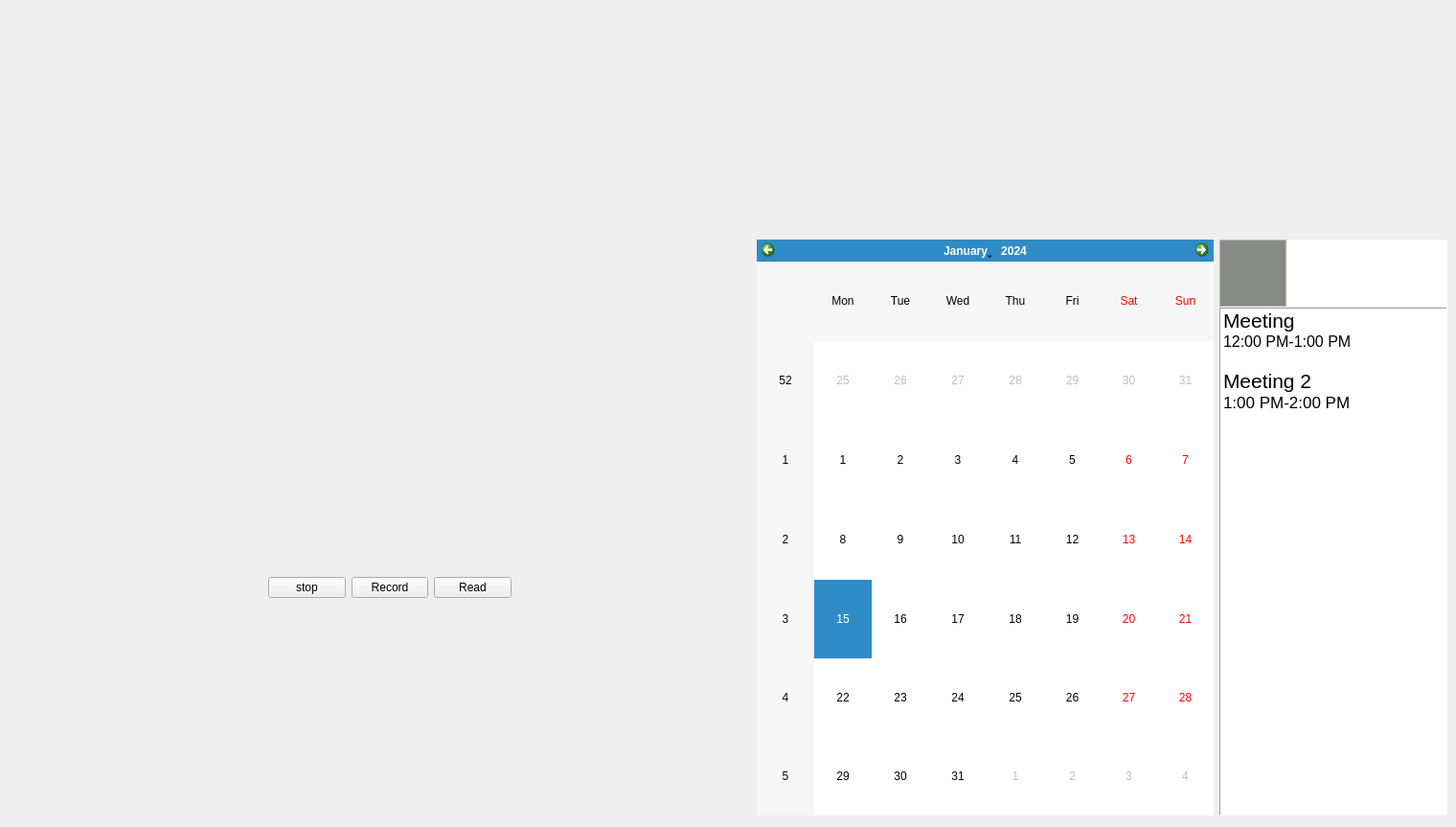
<?xml version="1.0" encoding="UTF-8"?>
<ui version="4.0">
 <class>MainWindow</class>
 <widget class="QMainWindow" name="MainWindow">
  <property name="enabled">
   <bool>true</bool>
  </property>
  <property name="geometry">
   <rect>
    <x>0</x>
    <y>0</y>
    <width>1520</width>
    <height>863</height>
   </rect>
  </property>
  <property name="font">
   <font>
    <weight>50</weight>
    <bold>false</bold>
   </font>
  </property>
  <property name="windowTitle">
   <string>My smart home</string>
  </property>
  <widget class="QWidget" name="centralWidget">
   <widget class="QWidget" name="layoutWidget">
    <property name="geometry">
     <rect>
      <x>790</x>
      <y>250</y>
      <width>721</width>
      <height>601</height>
     </rect>
    </property>
    <layout class="QHBoxLayout" name="horizontalLayout">
     <item>
      <widget class="QCalendarWidget" name="calendarWidget">
       <property name="sizePolicy">
        <sizepolicy hsizetype="Preferred" vsizetype="Preferred">
         <horstretch>2</horstretch>
         <verstretch>0</verstretch>
        </sizepolicy>
       </property>
      </widget>
     </item>
     <item>
      <widget class="QSplitter" name="splitter_3">
       <property name="sizePolicy">
        <sizepolicy hsizetype="Preferred" vsizetype="Expanding">
         <horstretch>1</horstretch>
         <verstretch>0</verstretch>
        </sizepolicy>
       </property>
       <property name="orientation">
        <enum>Qt::Vertical</enum>
       </property>
       <property name="handleWidth">
        <number>1</number>
       </property>
       <widget class="QSplitter" name="splitter_2">
        <property name="enabled">
         <bool>true</bool>
        </property>
        <property name="sizePolicy">
         <sizepolicy hsizetype="Expanding" vsizetype="Preferred">
          <horstretch>0</horstretch>
          <verstretch>1</verstretch>
         </sizepolicy>
        </property>
        <property name="orientation">
         <enum>Qt::Horizontal</enum>
        </property>
        <property name="handleWidth">
         <number>1</number>
        </property>
        <widget class="QTextBrowser" name="CalendarText_d">
         <property name="sizePolicy">
          <sizepolicy hsizetype="Expanding" vsizetype="Expanding">
           <horstretch>1</horstretch>
           <verstretch>1</verstretch>
          </sizepolicy>
         </property>
         <property name="palette">
          <palette>
           <active>
            <colorrole role="Base">
             <brush brushstyle="SolidPattern">
              <color alpha="255">
               <red>136</red>
               <green>138</green>
               <blue>133</blue>
              </color>
             </brush>
            </colorrole>
           </active>
           <inactive>
            <colorrole role="Base">
             <brush brushstyle="SolidPattern">
              <color alpha="255">
               <red>136</red>
               <green>138</green>
               <blue>133</blue>
              </color>
             </brush>
            </colorrole>
           </inactive>
           <disabled>
            <colorrole role="Base">
             <brush brushstyle="SolidPattern">
              <color alpha="255">
               <red>239</red>
               <green>235</green>
               <blue>231</blue>
              </color>
             </brush>
            </colorrole>
           </disabled>
          </palette>
         </property>
         <property name="font">
          <font>
           <pointsize>35</pointsize>
          </font>
         </property>
        </widget>
        <widget class="QTextBrowser" name="CalendarText_dmy">
         <property name="sizePolicy">
          <sizepolicy hsizetype="Expanding" vsizetype="Expanding">
           <horstretch>4</horstretch>
           <verstretch>1</verstretch>
          </sizepolicy>
         </property>
         <property name="font">
          <font>
           <pointsize>20</pointsize>
          </font>
         </property>
         <property name="frameShape">
          <enum>QFrame::NoFrame</enum>
         </property>
        </widget>
       </widget>
       <widget class="QListWidget" name="listWidget">
        <property name="sizePolicy">
         <sizepolicy hsizetype="Expanding" vsizetype="Expanding">
          <horstretch>0</horstretch>
          <verstretch>16</verstretch>
         </sizepolicy>
        </property>
        <property name="frameShape">
         <enum>QFrame::Panel</enum>
        </property>
        <property name="frameShadow">
         <enum>QFrame::Sunken</enum>
        </property>
        <property name="isWrapping" stdset="0">
         <bool>false</bool>
        </property>
        <item>
         <property name="text">
          <string>Meeting</string>
         </property>
         <property name="font">
          <font>
           <pointsize>16</pointsize>
          </font>
         </property>
         <property name="background">
          <brush brushstyle="NoBrush">
           <color alpha="255">
            <red>237</red>
            <green>212</green>
            <blue>0</blue>
           </color>
          </brush>
         </property>
        </item>
        <item>
         <property name="text">
          <string>12:00 PM-1:00 PM
</string>
         </property>
         <property name="font">
          <font>
           <pointsize>12</pointsize>
          </font>
         </property>
         <property name="foreground">
          <brush brushstyle="NoBrush">
           <color alpha="255">
            <red>136</red>
            <green>138</green>
            <blue>133</blue>
           </color>
          </brush>
         </property>
        </item>
        <item>
         <property name="text">
          <string>Meeting 2</string>
         </property>
         <property name="font">
          <font>
           <pointsize>16</pointsize>
          </font>
         </property>
        </item>
        <item>
         <property name="text">
          <string>1:00 PM-2:00 PM
</string>
         </property>
         <property name="font">
          <font>
           <pointsize>13</pointsize>
          </font>
         </property>
         <property name="foreground">
          <brush brushstyle="NoBrush">
           <color alpha="255">
            <red>136</red>
            <green>138</green>
            <blue>133</blue>
           </color>
          </brush>
         </property>
        </item>
       </widget>
      </widget>
     </item>
    </layout>
   </widget>
   <widget class="QWidget" name="layoutWidget">
    <property name="geometry">
     <rect>
      <x>790</x>
      <y>10</y>
      <width>721</width>
      <height>221</height>
     </rect>
    </property>
    <layout class="QHBoxLayout" name="horizontalLayout_3">
     <item>
      <widget class="QLabel" name="photolabel_1">
       <property name="text">
        <string/>
       </property>
      </widget>
     </item>
     <item>
      <widget class="QLabel" name="photolabel_2">
       <property name="text">
        <string/>
       </property>
      </widget>
     </item>
     <item>
      <widget class="QLabel" name="photolabel_3">
       <property name="text">
        <string/>
       </property>
      </widget>
     </item>
     <item>
      <widget class="QLabel" name="photolabel_4">
       <property name="text">
        <string/>
       </property>
      </widget>
     </item>
    </layout>
   </widget>
   <widget class="QWidget" name="layoutWidget">
    <property name="geometry">
     <rect>
      <x>280</x>
      <y>600</y>
      <width>254</width>
      <height>27</height>
     </rect>
    </property>
    <layout class="QHBoxLayout" name="horizontalLayout_2">
     <item>
      <widget class="QPushButton" name="pushButton_stop">
       <property name="text">
        <string>stop</string>
       </property>
      </widget>
     </item>
     <item>
      <widget class="QPushButton" name="pushButton_record">
       <property name="text">
        <string>Record</string>
       </property>
      </widget>
     </item>
     <item>
      <widget class="QPushButton" name="pushButton_read">
       <property name="text">
        <string>Read</string>
       </property>
      </widget>
     </item>
    </layout>
   </widget>
   <widget class="QWidget" name="layoutWidget_2">
    <property name="geometry">
     <rect>
      <x>40</x>
      <y>670</y>
      <width>641</width>
      <height>101</height>
     </rect>
    </property>
    <layout class="QHBoxLayout" name="horizontalLayout_7">
     <item>
      <widget class="QLabel" name="photolabel_temp">
       <property name="text">
        <string/>
       </property>
      </widget>
     </item>
     <item>
      <widget class="QLabel" name="photolabel_humi">
       <property name="text">
        <string/>
       </property>
      </widget>
     </item>
     <item>
      <widget class="QLabel" name="photolabel_pm25">
       <property name="text">
        <string/>
       </property>
      </widget>
     </item>
     <item>
      <widget class="QLabel" name="photolabel_pm10">
       <property name="text">
        <string/>
       </property>
      </widget>
     </item>
    </layout>
   </widget>
   <widget class="QWidget" name="">
    <property name="geometry">
     <rect>
      <x>40</x>
      <y>20</y>
      <width>641</width>
      <height>571</height>
     </rect>
    </property>
    <layout class="QVBoxLayout" name="verticalLayout"/>
   </widget>
   <widget class="QWidget" name="">
    <property name="geometry">
     <rect>
      <x>40</x>
      <y>770</y>
      <width>641</width>
      <height>61</height>
     </rect>
    </property>
    <layout class="QHBoxLayout" name="horizontalLayout_5">
     <item>
      <widget class="QLabel" name="label_temp">
       <property name="text">
        <string/>
       </property>
      </widget>
     </item>
     <item>
      <widget class="QLabel" name="label_humi">
       <property name="font">
        <font>
         <weight>75</weight>
         <italic>false</italic>
         <bold>true</bold>
         <underline>false</underline>
         <strikeout>false</strikeout>
        </font>
       </property>
       <property name="layoutDirection">
        <enum>Qt::LeftToRight</enum>
       </property>
       <property name="text">
        <string/>
       </property>
       <property name="alignment">
        <set>Qt::AlignCenter</set>
       </property>
      </widget>
     </item>
     <item>
      <widget class="QLabel" name="label_pm25">
       <property name="text">
        <string/>
       </property>
      </widget>
     </item>
     <item>
      <widget class="QLabel" name="label_pm10">
       <property name="text">
        <string/>
       </property>
      </widget>
     </item>
    </layout>
   </widget>
  </widget>
 </widget>
 <resources/>
 <connections/>
</ui>
